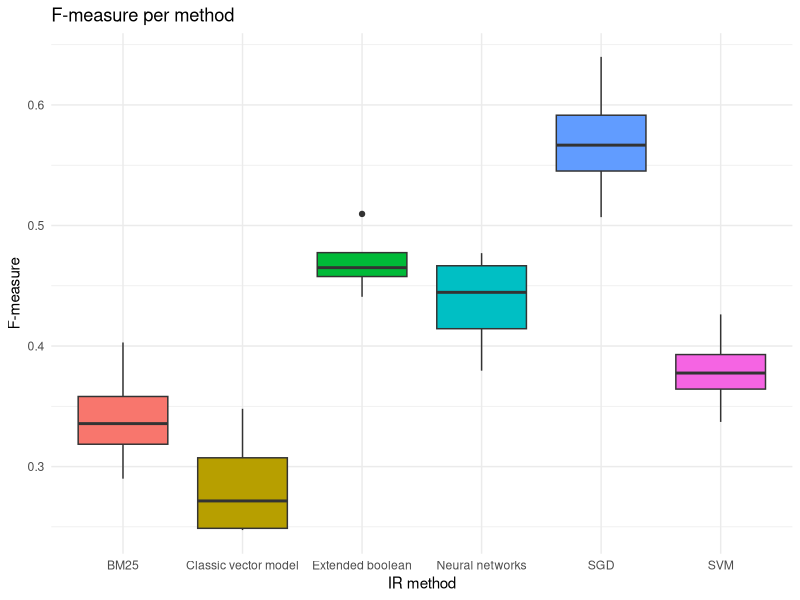
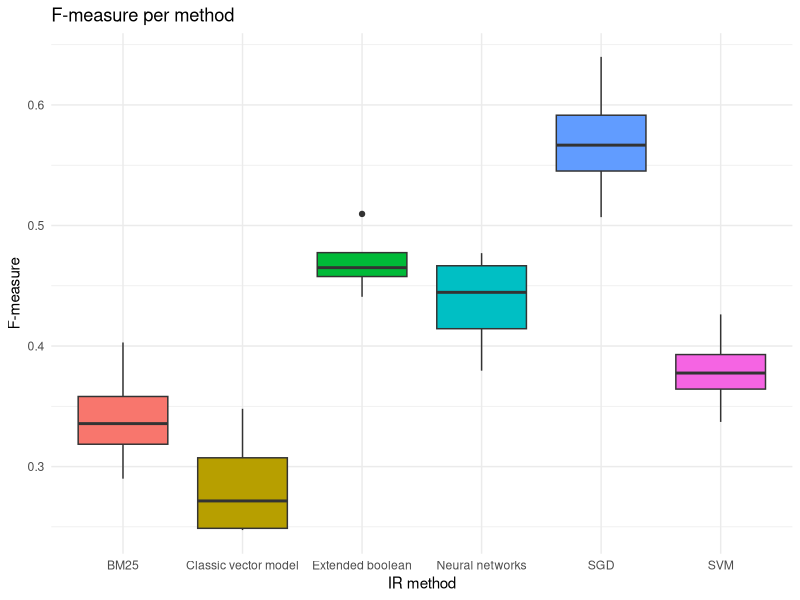

Recreate these plots in R, in order.
#loading library
require("ggplot2")

# selecting the current directory
setwd("/Users/tassiovale/Dropbox/PhD Thesis/trace2vary/trace_recovery/results/")

# read csv file
data <- read.csv("2018-05-02_15h43m_output.csv")

ggplot(data=data, aes(x=method, y=fmeasure, fill=method)) +
    geom_boxplot() +
    theme_minimal() +
    ggtitle("F-measure per method") +
    labs(x="IR method", y="F-measure") +
    scale_fill_discrete(guide=FALSE)

ggsave("2018-05-02_15h43m_fmeasure_chart.eps")
